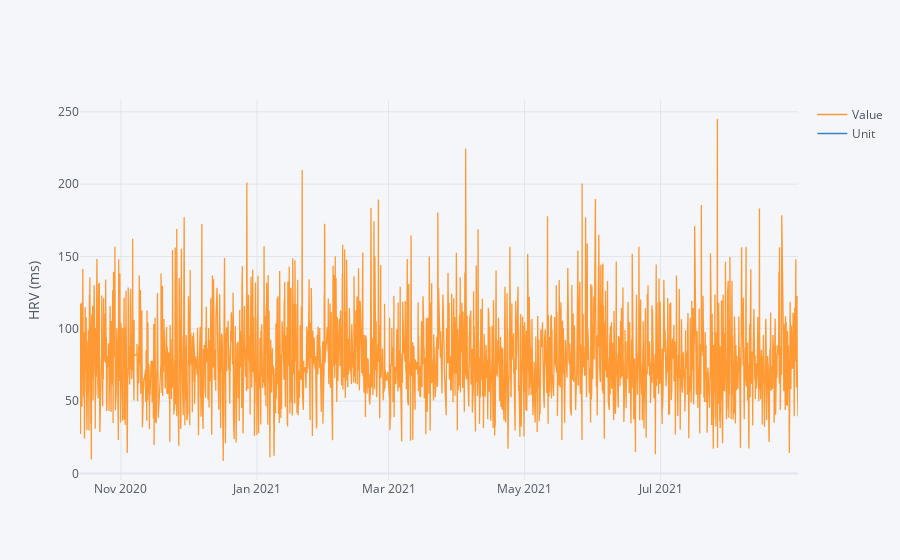

The cell this chart's notebook holds for it:
### Markdown cell above
# Heartrate Variability Data

### Code cell
hrv = pd.read_csv('HKQuantityTypeIdentifierHeartRateVariabilitySDNN.csv', parse_dates=True, index_col='Date')
hrv.iplot(yTitle='HRV (ms)')

### Figure 1 — Plotly figure (JSON) as saved in the notebook; plotly's stock layout.template omitted (floating-point values rounded to 4 significant figures; data arrays with more than 128 entries replaced by an {"elided": "..."} marker saying what was removed)
{"data": [{"line": {"color": "rgba(255, 153, 51, 1.0)", "dash": "solid", "shape": "linear", "width": 1.3}, "mode": "lines", "name": "Value", "text": "", "type": "scatter", "x": {"elided": "2615 str values"}, "y": {"elided": "2615 float values"}}, {"line": {"color": "rgba(55, 128, 191, 1.0)", "dash": "solid", "shape": "linear", "width": 1.3}, "mode": "lines", "name": "Unit", "text": "", "type": "scatter", "x": {"elided": "2615 str values"}, "y": {"elided": "2615 str values"}}], "layout": {"legend": {"bgcolor": "#F5F6F9", "font": {"color": "#4D5663"}}, "paper_bgcolor": "#F5F6F9", "plot_bgcolor": "#F5F6F9", "title": {"font": {"color": "#4D5663"}}, "xaxis": {"gridcolor": "#E1E5ED", "showgrid": true, "tickfont": {"color": "#4D5663"}, "title": {"font": {"color": "#4D5663"}, "text": ""}, "zerolinecolor": "#E1E5ED"}, "yaxis": {"gridcolor": "#E1E5ED", "showgrid": true, "tickfont": {"color": "#4D5663"}, "title": {"font": {"color": "#4D5663"}, "text": "HRV (ms)"}, "zerolinecolor": "#E1E5ED"}}}
